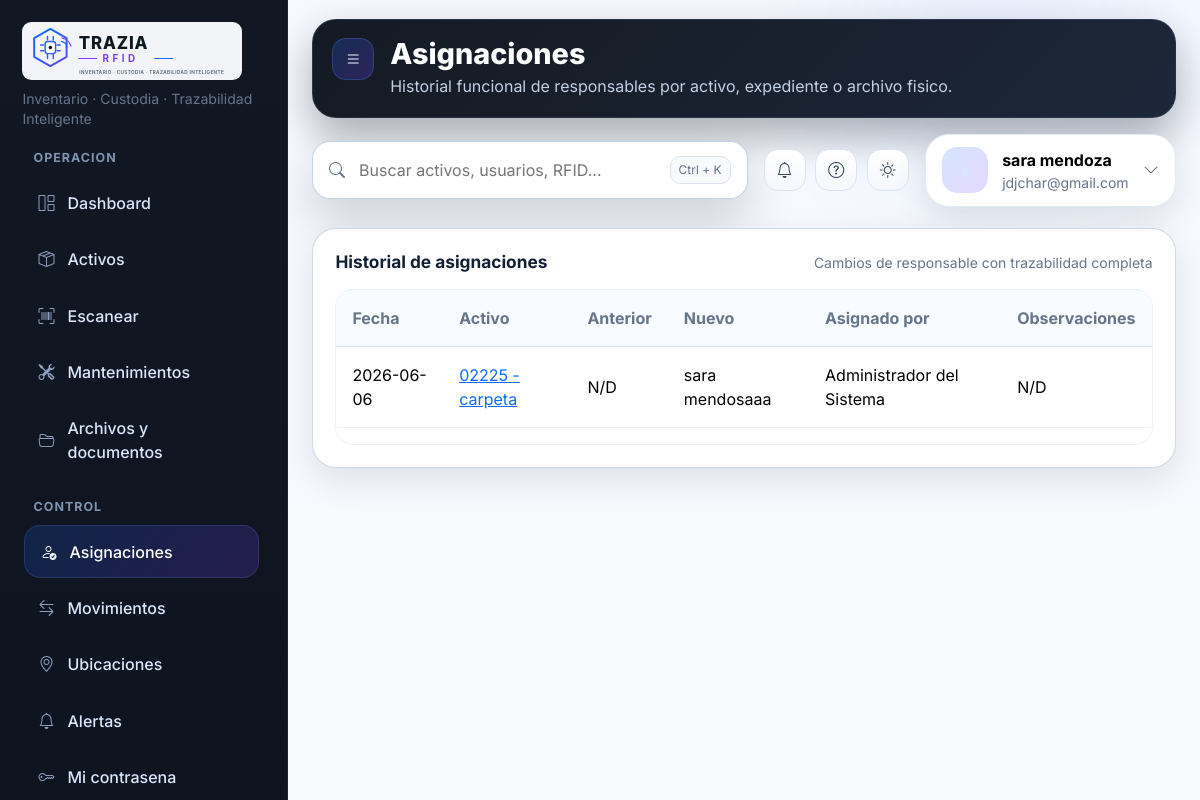
The page /asignaciones (signed in) on the database its author committed.
### models.py (models this page shows, shortened)
class TimestampMixin:
    created_at = db.Column(db.DateTime, default=datetime.utcnow, nullable=False)
    updated_at = db.Column(
        db.DateTime,
        default=datetime.utcnow,
        onupdate=datetime.utcnow,
        nullable=False,
    )

class User(UserMixin, TimestampMixin, db.Model):
    __tablename__ = "users"
    id = db.Column(db.Integer, primary_key=True)
    full_name = db.Column(db.String(150), nullable=False)
    username = db.Column(db.String(80), unique=True, nullable=False, index=True)
    email = db.Column(db.String(120), unique=True, nullable=False, index=True)
    password_hash = db.Column(db.String(255), nullable=False)
    role = db.Column(db.String(20), nullable=False, default=ROLE_VIEW)
    is_active_user = db.Column(db.Boolean, default=True, nullable=False)
    last_access = db.Column(db.DateTime, nullable=True)
    email_verified = db.Column(db.Boolean, default=False, nullable=False)
    email_verified_at = db.Column(db.DateTime, nullable=True)
    password_reset_requested_at = db.Column(db.DateTime, nullable=True)
    force_password_change = db.Column(db.Boolean, default=False, nullable=False)
    temporary_password_expires_at = db.Column(db.DateTime, nullable=True)
    password_changed_at = db.Column(db.DateTime, nullable=True)
    created_assets = db.relationship("Asset", back_populates="created_by", foreign_keys="Asset.created_by_id")
    responsible_assets = db.relationship(
        "Asset",
        back_populates="responsible_user",
        foreign_keys="Asset.responsible_user_id",
    )
    assignments_made = db.relationship("AssetAssignment", back_populates="assigned_by")
    movements_made = db.relationship("AssetMovement", back_populates="moved_by")
    maintenances_created = db.relationship("MaintenanceRecord", back_populates="created_by")
    documents_uploaded = db.relationship("AssetDocument", back_populates="uploaded_by")
    disposals_authorized = db.relationship("AssetDisposal", back_populates="authorized_by")
    system_logs = db.relationship("SystemLog", back_populates="user")
    @property
    def is_active(self):
        return self.is_active_user

class AssetAssignment(TimestampMixin, db.Model):
    __tablename__ = "asset_assignments"
    id = db.Column(db.Integer, primary_key=True)
    asset_id = db.Column(db.Integer, db.ForeignKey("assets.id"), nullable=False, index=True)
    previous_responsible = db.Column(db.String(150), nullable=True)
    new_responsible = db.Column(db.String(150), nullable=False)
    assignment_date = db.Column(db.Date, default=date.today, nullable=False)
    assigned_by_id = db.Column(db.Integer, db.ForeignKey("users.id"), nullable=False)
    observations = db.Column(db.Text, nullable=True)
    asset = db.relationship("Asset", back_populates="assignments")
    assigned_by = db.relationship("User", back_populates="assignments_made")

class Asset(TimestampMixin, db.Model):
    __tablename__ = "assets"
    id = db.Column(db.Integer, primary_key=True)
    rfid_code = db.Column(db.String(80), unique=True, nullable=False, index=True)
    nfc_code = db.Column(db.String(120), unique=True, nullable=True, index=True)
    barcode_code = db.Column(db.String(120), unique=True, nullable=True, index=True)
    identification_technology = db.Column(db.String(30), nullable=False, default="rfid_125khz")
    internal_code = db.Column(db.String(80), unique=True, nullable=False, index=True)
    name = db.Column(db.String(150), nullable=False, index=True)
    asset_type = db.Column(db.String(50), nullable=False, index=True)
    category = db.Column(db.String(100), nullable=True, index=True)
    brand = db.Column(db.String(100), nullable=True)
    model = db.Column(db.String(100), nullable=True)
    serial_number_encrypted = db.Column("serial_number", db.Text, nullable=True)
    serial_number_hash = db.Column(db.String(64), nullable=True, index=True)
    purchase_date = db.Column(db.Date, nullable=True)
    invoice_number_encrypted = db.Column("invoice_number", db.Text, nullable=True)
    invoice_number_hash = db.Column(db.String(64), nullable=True, index=True)
    vendor_encrypted = db.Column("vendor", db.Text, nullable=True)
    purchase_value = db.Column(db.Numeric(12, 2), nullable=True)
    warranty_until = db.Column(db.Date, nullable=True)
    status = db.Column(db.String(30), nullable=False, default="activo", index=True)
    observations_encrypted = db.Column("observations", db.Text, nullable=True)
    responsible_user_id = db.Column(db.Integer, db.ForeignKey("users.id"), nullable=True)
    responsible_name = db.Column(db.String(150), nullable=True, index=True)
    location_id = db.Column(db.Integer, db.ForeignKey("locations.id"), nullable=True)
    created_by_id = db.Column(db.Integer, db.ForeignKey("users.id"), nullable=True)
    responsible_user = db.relationship("User", back_populates="responsible_assets", foreign_keys=[responsible_user_id])
    location = db.relationship("Location", back_populates="assets")
    created_by = db.relationship("User", back_populates="created_assets", foreign_keys=[created_by_id])
    assignments = db.relationship("AssetAssignment", back_populates="asset", cascade="all, delete-orphan")
    maintenances = db.relationship("MaintenanceRecord", back_populates="asset", cascade="all, delete-orphan")
    documents = db.relationship("AssetDocument", back_populates="asset", cascade="all, delete-orphan")
    movements = db.relationship("AssetMovement", back_populates="asset", cascade="all, delete-orphan")
    disposal = db.relationship("AssetDisposal", back_populates="asset", uselist=False, cascade="all, delete-orphan")
    @property
    def serial_number(self):
        return decrypt_value(self.serial_number_encrypted)
    @serial_number.setter
    def serial_number(self, value):
        self.serial_number_encrypted = encrypt_value(value)
        self.serial_number_hash = blind_index(value)
    @property
    def invoice_number(self):
        return decrypt_value(self.invoice_number_encrypted)
    @invoice_number.setter
    def invoice_number(self, value):
        self.invoice_number_encrypted = encrypt_value(value)
        self.invoice_number_hash = blind_index(value)
    @property
    def vendor(self):
        return decrypt_value(self.vendor_encrypted)
    @vendor.setter
    def vendor(self, value):
        self.vendor_encrypted = encrypt_value(value)
    @property
    def observations(self):
        return decrypt_value(self.observations_encrypted)
    @observations.setter
    def observations(self, value):
        self.observations_encrypted = encrypt_value(value)

### app.py (the view)
@app.route("/asignaciones")
@login_required
@role_required(ROLE_ADMIN, ROLE_TECH, ROLE_VIEW, ROLE_AUDITOR)
def list_assignments():
    assignments = AssetAssignment.query.order_by(AssetAssignment.assignment_date.desc(), AssetAssignment.created_at.desc()).all()
    return render_template("asignaciones/listar.html", assignments=assignments)

### app.py (called while the page is built)
@login_manager.user_loader
def load_user(user_id):
    return User.query.get(int(user_id))

def get_topbar_alert_count():
    today = date.today()
    maintenance_limit = today + timedelta(days=app.config["MAINTENANCE_ALERT_DAYS"])
    warranty_limit = today + timedelta(days=app.config["WARRANTY_ALERT_DAYS"])
    return (
        MaintenanceRecord.query.filter(
            MaintenanceRecord.next_maintenance_date.isnot(None),
            MaintenanceRecord.next_maintenance_date <= maintenance_limit,
        ).count()
        + Asset.query.filter(
            Asset.warranty_until.isnot(None),
            Asset.warranty_until <= warranty_limit,
        ).count()
    )

### templates/asignaciones/listar.html
{% extends 'base.html' %}
{% block page_title %}Asignaciones{% endblock %}
{% block page_subtitle %}Historial funcional de responsables por activo, expediente o archivo fisico.{% endblock %}
{% block content %}
<section class="card-panel">
    <div class="panel-header">
        <h3>Historial de asignaciones</h3>
        <span class="text-muted small">Cambios de responsable con trazabilidad completa</span>
    </div>
    <div class="table-responsive table-wrap-modern">
        <table class="table table-clean table-modern align-middle">
            <thead><tr><th>Fecha</th><th>Activo</th><th>Anterior</th><th>Nuevo</th><th>Asignado por</th><th>Observaciones</th></tr></thead>
            <tbody>
                {% for item in assignments %}
                <tr>
                    <td>{{ item.assignment_date }}</td>
                    <td><a href="{{ url_for('asset_detail', asset_id=item.asset.id) }}">{{ item.asset.internal_code }} - {{ item.asset.name }}</a></td>
                    <td>{{ item.previous_responsible or 'N/D' }}</td>
                    <td>{{ item.new_responsible }}</td>
                    <td>{{ item.assigned_by.full_name }}</td>
                    <td>{{ item.observations or 'N/D' }}</td>
                </tr>
                {% else %}
                <tr><td colspan="6" class="text-center text-muted py-5">No hay asignaciones registradas.</td></tr>
                {% endfor %}
            </tbody>
        </table>
    </div>
</section>
{% endblock %}

### templates/base.html (shortened to what this page needs)
<!doctype html>
<html lang="es">
<head>
    <link href="https://cdn.jsdelivr.net/npm/bootstrap@5.3.3/dist/css/bootstrap.min.css" rel="stylesheet">
    <link href="https://cdn.jsdelivr.net/npm/bootstrap-icons@1.11.3/font/bootstrap-icons.css" rel="stylesheet">
    <link href="{{ url_for('static', filename='css/styles.css') }}" rel="stylesheet">
</head>
<body class="app-shell">
{% if current_user.is_authenticated %}
<div class="app-bg-orb orb-a"></div>
<div class="app-bg-orb orb-b"></div>
<div class="layout">
    <aside class="sidebar">
        <div class="sidebar-top">
            <div class="sidebar-brand">
                {% if BRAND_LOGO_EXISTS %}
                <img class="brand-full-logo" src="{{ url_for('static', filename=BRAND_LOGO_PATH) }}" alt="{{ PLATFORM_NAME }}">
                <small class="sidebar-brand-tagline">{{ PLATFORM_TAGLINE }}</small>
                {% endif %}
            </div>
        </div>
        <div class="sidebar-section">
            <span class="sidebar-label">Operacion</span>
            <nav class="sidebar-nav">
                <a href="{{ url_for('dashboard') }}" class="{% if request.endpoint == 'dashboard' %}active{% endif %}">
                    <i class="bi bi-grid-1x2"></i> Dashboard
                </a>
                <a href="{{ url_for('list_assets') }}" class="{% if request.endpoint in ['list_assets', 'create_asset', 'edit_asset', 'asset_detail', 'assign_asset', 'dispose_asset'] %}active{% endif %}">
                    <i class="bi bi-box-seam"></i> Activos
                </a>
                <a href="{{ url_for('unified_scan') }}" class="{% if request.endpoint == 'unified_scan' %}active{% endif %}">
                    <i class="bi bi-upc-scan"></i> Escanear
                </a>
                <a href="{{ url_for('list_maintenances') }}" class="{% if request.endpoint in ['list_maintenances', 'create_maintenance'] %}active{% endif %}">
                    <i class="bi bi-tools"></i> Mantenimientos
                </a>
                <a href="{{ url_for('list_documents') }}" class="{% if request.endpoint in ['list_documents', 'upload_document'] %}active{% endif %}">
                    <i class="bi bi-folder2-open"></i> Archivos y documentos
                </a>
            </nav>
        </div>
        <div class="sidebar-section">
            <span class="sidebar-label">Control</span>
            <nav class="sidebar-nav">
                <a href="{{ url_for('list_assignments') }}" class="{% if request.endpoint == 'list_assignments' %}active{% endif %}">
                    <i class="bi bi-person-check"></i> Asignaciones
                </a>
                <a href="{{ url_for('list_movements') }}" class="{% if request.endpoint == 'list_movements' %}active{% endif %}">
                    <i class="bi bi-arrow-left-right"></i> Movimientos
                </a>
                <a href="{{ url_for('list_locations') }}" class="{% if request.endpoint in ['list_locations', 'create_location'] %}active{% endif %}">
                    <i class="bi bi-geo-alt"></i> Ubicaciones
                </a>
                <a href="{{ url_for('alerts') }}" class="{% if request.endpoint == 'alerts' %}active{% endif %}">
                    <i class="bi bi-bell"></i> Alertas
                </a>
                <a href="{{ url_for('change_password') }}" class="{% if request.endpoint == 'change_password' %}active{% endif %}">
                    <i class="bi bi-key"></i> Mi contrasena
                </a>
            </nav>
        </div>
    </aside>
    <div class="main-panel">
        <header class="topbar">
            <div class="topbar-heading-card">
                <div class="topbar-heading">
                    <div class="header-chip"><i class="bi bi-list"></i></div>
                    <div class="topbar-heading-copy">
                        <h1 class="page-title">{% block page_title %}Panel principal{% endblock %}</h1>
                        <p class="page-subtitle">{% block page_subtitle %}Gestion centralizada de activos RFID.{% endblock %}</p>
                    </div>
                </div>
            </div>
            <div class="topbar-toolbar">
                <form class="global-search" action="{{ url_for('global_search') }}" method="get">
                    <i class="bi bi-search"></i>
                    <input type="text" id="globalSearchInput" name="q" placeholder="Buscar activos, usuarios, RFID..." value="{{ request.args.get('q', '') }}">
                    <span class="shortcut-chip">Ctrl + K</span>
                </form>
                <div class="topbar-actions">
                    <a class="icon-btn" href="{{ url_for('alerts') }}" title="Ver alertas">
                        <i class="bi bi-bell"></i>
                    </a>
                    <button class="icon-btn" type="button" data-bs-toggle="modal" data-bs-target="#helpModal" title="Ayuda rapida">
                        <i class="bi bi-question-circle"></i>
                    </button>
                    <button class="icon-btn" type="button" id="themeToggleBtn" title="Cambiar apariencia">
                        <i class="bi bi-sun" id="themeToggleIcon"></i>
                    </button>
                </div>
                <div class="topbar-user-menu">
                <button class="topbar-user" type="button" id="topbarUserToggle" aria-expanded="false">
                    <div class="user-avatar">{{ current_user.full_name[:1] }}</div>
                    <div>
                        <strong>{{ current_user.full_name }}</strong>
                        <small>{{ current_user.email }}</small>
                    </div>
                    <i class="bi bi-chevron-down text-muted"></i>
                </button>
                </div>
            </div>
        </header>
        <main class="content-area">
            {% block content %}{% endblock %}
        </main>
    </div>
</div>
{% else %}
    {% block auth_content %}{% endblock %}
{% endif %}
</body>
</html>

### rows shown on the page
User: full_name "sara mendoza", email "jdjchar@gmail.com"
AssetAssignment: assignment_date "2026-06-06", asset.internal_code "02225", asset.name "carpeta", previous_responsible "N/D", new_responsible "sara mendosaaa", assigned_by.full_name "Administrador del Sistema", observations "N/D"

### other values the page prints
{{ PLATFORM_TAGLINE }} "Inventario · Custodia · Trazabilidad Inteligente"
